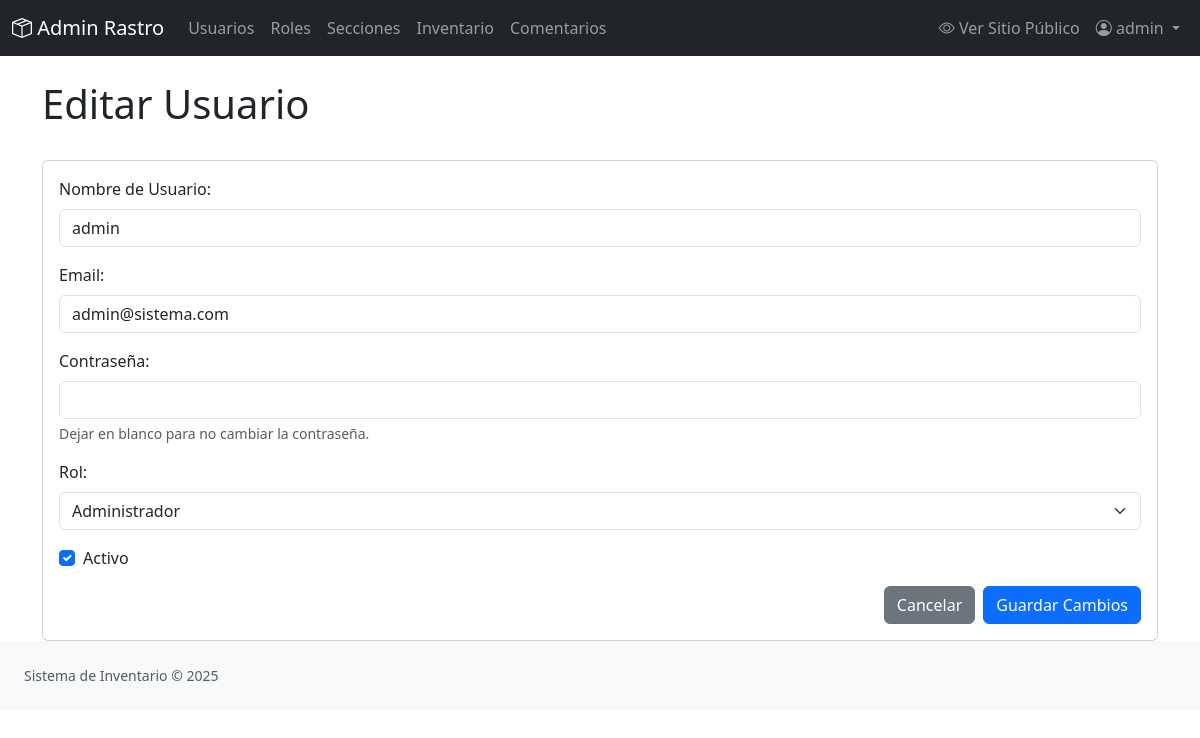
The page /admin/usuario_form.php?id=1 (signed in) on the database its author committed.
### tables this page shows
CREATE TABLE IF NOT EXISTS `usuarios` (
    `id` INT NOT NULL AUTO_INCREMENT,
    `nombre_usuario` VARCHAR(50) NOT NULL UNIQUE,
    `email` VARCHAR(100) NOT NULL UNIQUE,
    `password_hash` VARCHAR(255) NOT NULL,
    `rol_id` INT NOT NULL,
    `activo` BOOLEAN NOT NULL DEFAULT TRUE,  
    `fecha_creacion` TIMESTAMP DEFAULT CURRENT_TIMESTAMP,
    `fecha_actualizacion` TIMESTAMP DEFAULT CURRENT_TIMESTAMP ON UPDATE CURRENT_TIMESTAMP,
    PRIMARY KEY (`id`),
    FOREIGN KEY (`rol_id`) REFERENCES `roles`(`id`) ON DELETE RESTRICT ON UPDATE CASCADE
);

### admin/usuario_form.php (called while the page is built, shortened)
<?php
$pageTitle = 'Crear Usuario';
$user = new User();
$isEditMode = false;
if (isset($_GET['id'])) {
    $userId = (int)$_GET['id'];
    $user = User::findById($userId);
    $pageTitle = 'Editar Usuario';
    $isEditMode = true;
}
require_once ROOT_PATH . '/views/admin/layouts/header.php';
require_once ROOT_PATH . '/views/admin/users/form.php';
require_once ROOT_PATH . '/views/admin/layouts/footer.php';

### src/Models/User.php (called while the page is built, shortened)
<?php
class User
{
    private ?int $id;
    private string $nombre_usuario;
    private string $email;
    private int $rol_id;
    private bool $activo;
    public function __construct(
        ?int $id = null,
        string $nombre_usuario = '',
        string $email = '',
        string $password_hash = '',
        int $rol_id = 0,
        bool $activo = true,
        ?string $fecha_creacion = null,
        ?string $fecha_actualizacion = null
    ) {
        $this->id = $id;
        $this->nombre_usuario = $nombre_usuario;
        $this->email = $email;
        $this->rol_id = $rol_id;
        $this->activo = $activo;
    }
    public function getId(): ?int { return $this->id; }
    public function getNombreUsuario(): string { return $this->nombre_usuario; }
    public function getEmail(): string { return $this->email; }
    public function getRolId(): int { return $this->rol_id; }
    public function isActivo(): bool { return $this->activo; }
    public static function findById(int $id): ?self
    {
        $pdo = Database::getInstance()->getConnection();
        $stmt = $pdo->prepare("SELECT * FROM usuarios WHERE id = :id");
        $stmt->execute(['id' => $id]);
        $data = $stmt->fetch(PDO::FETCH_ASSOC);
        return new self(
            $data['id'],
            $data['nombre_usuario'],
            $data['email'],
            $data['password_hash'],
            $data['rol_id'],
            (bool)$data['activo'],
            $data['fecha_creacion'],
            $data['fecha_actualizacion']
        );
    }
}

### src/Config/Database.php (called while the page is built, shortened)
<?php
class Database
{
    private static ?Database $instance = null;
    private ?PDO $pdo = null;
    private string $host = 'localhost';
    private string $db_name = 'sistema_rastro';
    private string $username = 'root';
    private string $password = '';
    private string $charset = 'utf8mb4';
    private function __construct()
    {
        $dsn = "mysql:host={$this->host};dbname={$this->db_name};charset={$this->charset}";
        $options = [
            PDO::ATTR_ERRMODE            => PDO::ERRMODE_EXCEPTION,
            PDO::ATTR_DEFAULT_FETCH_MODE => PDO::FETCH_ASSOC,
            PDO::ATTR_EMULATE_PREPARES   => false,
        ];
        try {
            $this->pdo = new PDO($dsn, $this->username, $this->password, $options);
        } catch (PDOException $e) {
            throw $e;
        }
    }
    public static function getInstance(): Database
    {
        if (self::$instance === null) {
            self::$instance = new Database();
        }
        return self::$instance;
    }
    public function getConnection(): PDO
    {
        return $this->pdo;
    }
}

### views/admin/users/form.php (the view, shortened to what this page needs)
<div class="d-flex justify-content-between align-items-center mb-4">
    <h1><?php echo htmlspecialchars($pageTitle); ?></h1>
</div>
<div class="card">
    <div class="card-body">
        <form action="usuario_form.php<?php echo $isEditMode ? '?id=' . htmlspecialchars($user->getId()) : ''; ?>" method="POST">
            <div class="mb-3">
                <label for="nombre_usuario" class="form-label">Nombre de Usuario:</label>
                <input type="text" class="form-control" id="nombre_usuario" name="nombre_usuario" value="<?php echo htmlspecialchars($user->getNombreUsuario()); ?>" required>
            </div>
            <div class="mb-3">
                <label for="email" class="form-label">Email:</label>
                <input type="email" class="form-control" id="email" name="email" value="<?php echo htmlspecialchars($user->getEmail()); ?>" required>
            </div>
            <div class="mb-3">
                <label for="password" class="form-label">Contraseña:</label>
                <input type="password" class="form-control" id="password" name="password" <?php echo !$isEditMode ? 'required' : ''; ?>>
                <?php if ($isEditMode): ?>
                    <div class="form-text">Dejar en blanco para no cambiar la contraseña.</div>
                <?php endif; ?>
            </div>
            <div class="mb-3">
                <label for="rol_id" class="form-label">Rol:</label>
                <select class="form-select" id="rol_id" name="rol_id" required>
                    <option value="1" <?php echo $user->getRolId() === 1 ? 'selected' : ''; ?>>Administrador</option>
                </select>
            </div>
            <div class="mb-3 form-check">
                <input type="checkbox" class="form-check-input" id="activo" name="activo" <?php echo $user->isActivo() ? 'checked' : ''; ?>>
                <label class="form-check-label" for="activo">Activo</label>
            </div>
            <div class="d-flex justify-content-end gap-2">
                <a href="usuarios.php" class="btn btn-secondary">Cancelar</a>
                <button type="submit" class="btn btn-primary">Guardar Cambios</button>
            </div>
        </form>
    </div>
</div>

### rows shown on the page
usuarios: nombre_usuario "admin", email "admin@sistema.com", rol_id "Administrador", activo "☑"

### other values the page prints
$_SESSION['username'] "admin"
$pageTitle "Editar Usuario"
